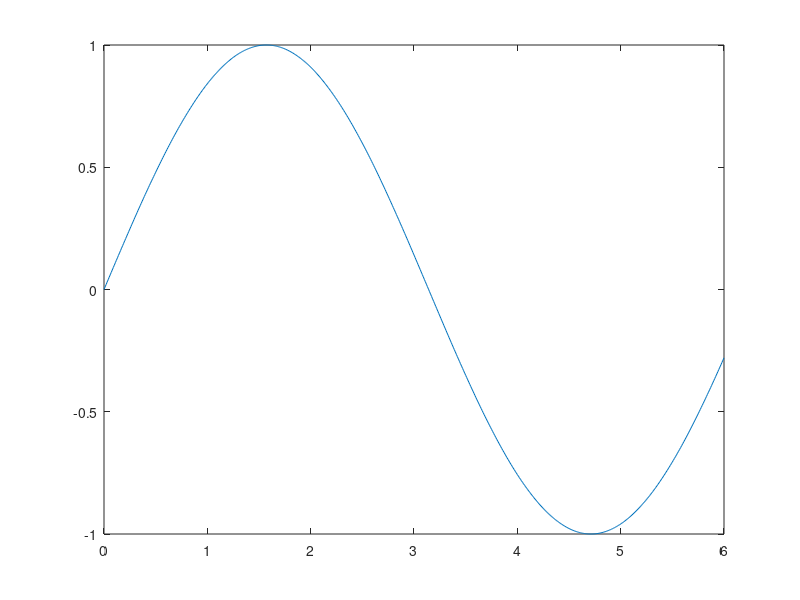

Recreate this plot in MATLAB.
clc,clear
close all

H = [1 -1; -1 2]; 
f = [-2; -6];
A = [1 1; -1 2; 2 1];
b = [2; 2; 3];

[x,fval,exitflag,output,lambda] = quadprog(H,f,A,b);

%%
t=0:0.01:6;
y=sin(t);
plot(t,y)

%% 
fun = @(x)100*(x(2)-x(1)^2)^2 + (1-x(1))^2;
x0 = [0.5,0];
A = [1,2];
b = 1;
Aeq = [2,1];
beq = 1;
x = fmincon(fun,x0,A,b,Aeq,beq);